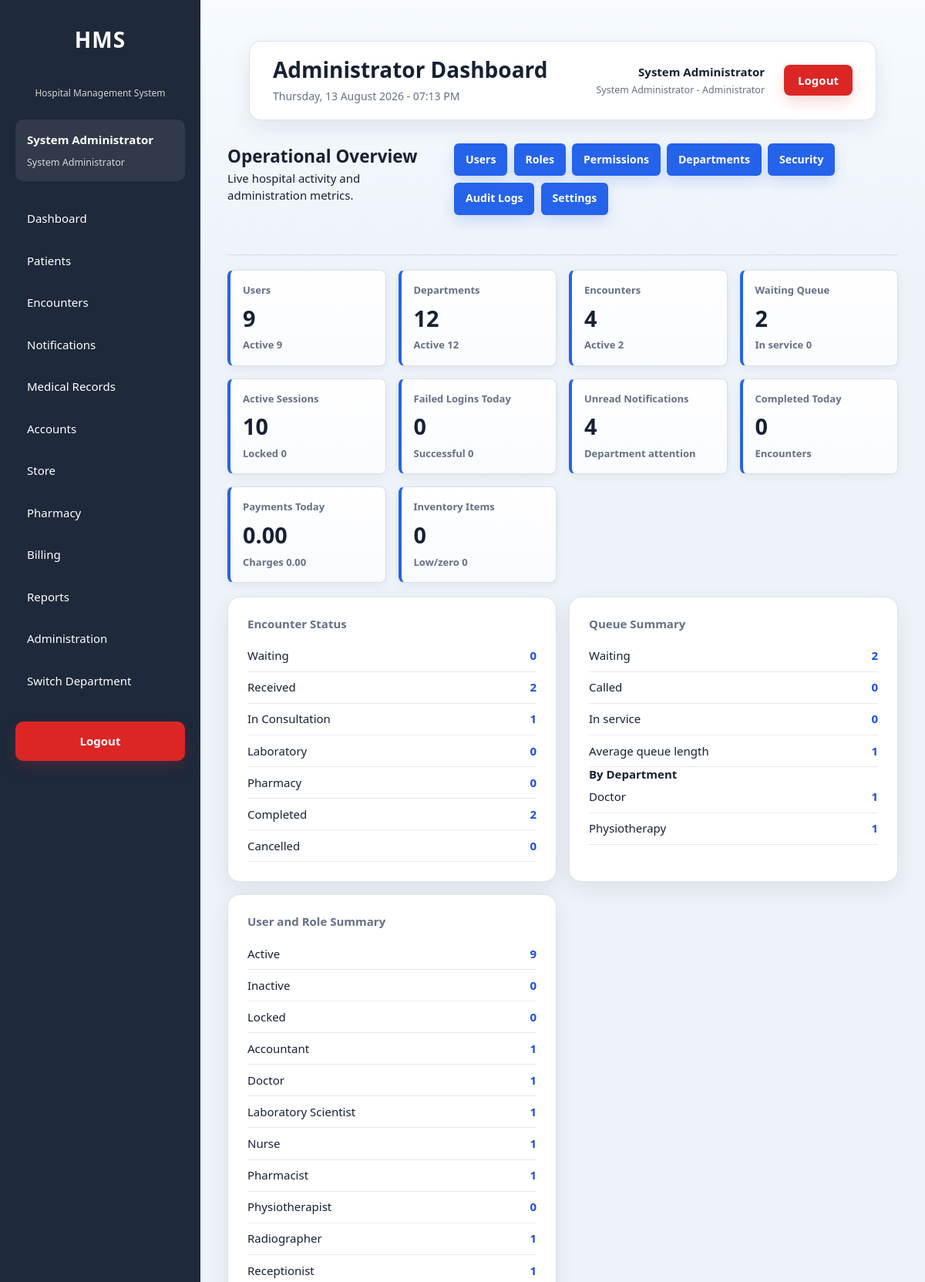
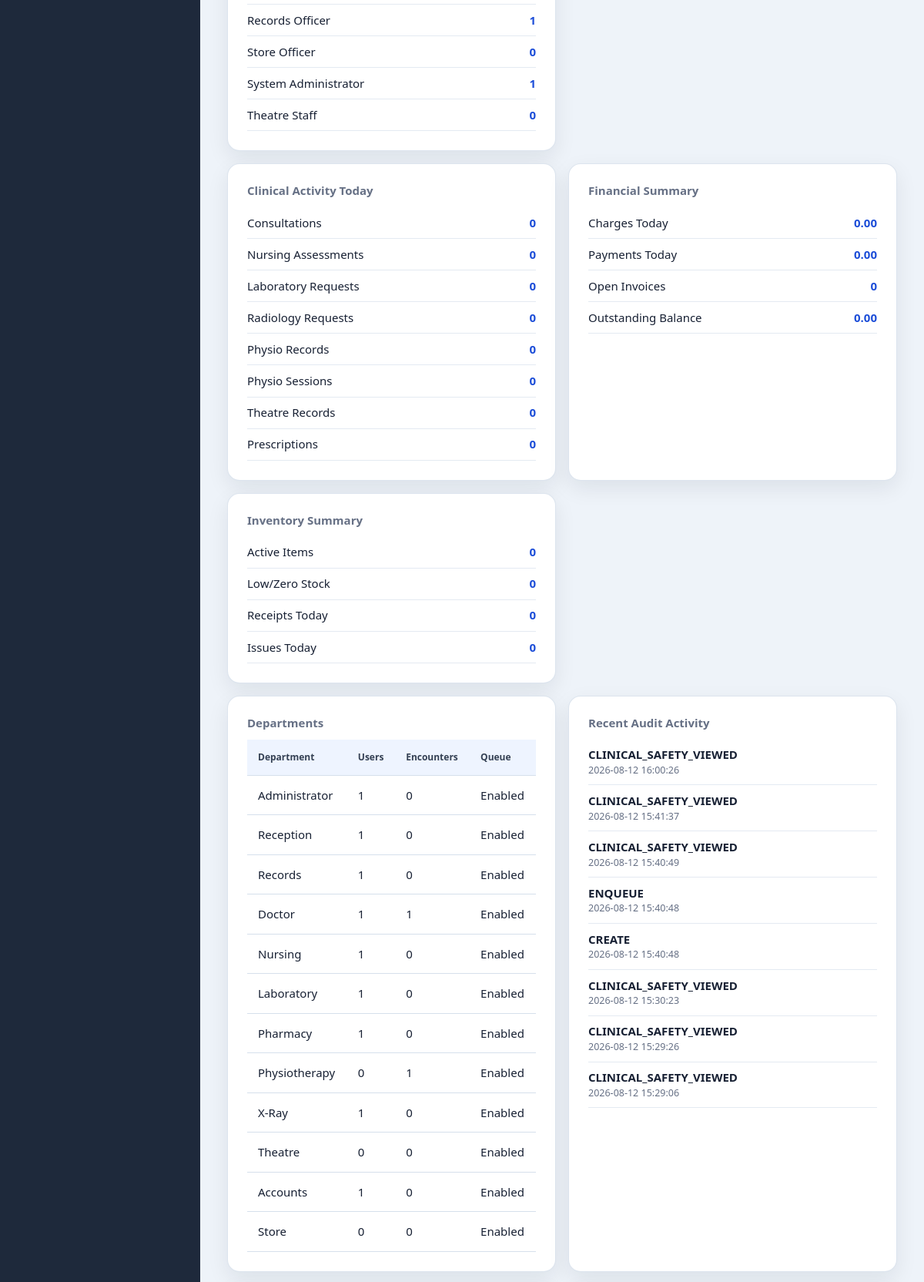
The page /dashboard/admin.php (signed in, upper part) on the database its author committed (2 pictures, top to bottom).
### tables this page shows
CREATE TABLE `departments` (
  `id` int(11) NOT NULL AUTO_INCREMENT,
  `department_name` varchar(100) NOT NULL,
  `department_code` varchar(30) NOT NULL,
  `description` text DEFAULT NULL,
  `location` varchar(150) DEFAULT NULL,
  `contact_extension` varchar(30) DEFAULT NULL,
  `department_type` enum('Clinical','Administrative','Diagnostic','Support') NOT NULL DEFAULT 'Support',
  `queue_enabled` tinyint(1) NOT NULL DEFAULT 1,
  `is_active` tinyint(1) NOT NULL DEFAULT 1,
  `display_order` int(11) NOT NULL DEFAULT 0,
  `created_at` timestamp NOT NULL DEFAULT current_timestamp(),
  `updated_at` timestamp NULL DEFAULT NULL ON UPDATE current_timestamp(),
  PRIMARY KEY (`id`),
  UNIQUE KEY `uq_departments_name` (`department_name`),
  UNIQUE KEY `uq_departments_code` (`department_code`),
  KEY `idx_departments_active` (`is_active`),
  KEY `idx_departments_type` (`department_type`),
  KEY `idx_departments_queue` (`queue_enabled`)
);

CREATE TABLE `audit_logs` (
  `id` int(11) NOT NULL AUTO_INCREMENT,
  `user_id` int(11) DEFAULT NULL,
  `visit_id` int(11) DEFAULT NULL,
  `patient_id` int(11) DEFAULT NULL,
  `module` varchar(100) NOT NULL,
  `action` varchar(100) NOT NULL,
  `description` text DEFAULT NULL,
  `ip_address` varchar(50) DEFAULT NULL,
  `user_agent` varchar(255) DEFAULT NULL,
  `department_id` int(11) DEFAULT NULL,
  `severity` varchar(20) NOT NULL DEFAULT 'INFO',
  `event_type` varchar(100) NOT NULL DEFAULT 'GENERAL',
  `created_at` timestamp NOT NULL DEFAULT current_timestamp(),
  PRIMARY KEY (`id`),
  KEY `idx_audit_user` (`user_id`),
  KEY `idx_audit_visit` (`visit_id`),
  KEY `idx_audit_patient_created` (`patient_id`,`created_at`),
  KEY `idx_audit_module` (`module`),
  KEY `idx_audit_created` (`created_at`),
  KEY `idx_audit_action_created` (`action`,`created_at`),
  KEY `idx_audit_user_created` (`user_id`,`created_at`),
  KEY `idx_audit_ip_created` (`ip_address`,`created_at`),
  KEY `idx_audit_department_created` (`department_id`,`created_at`),
  KEY `idx_audit_module_created` (`module`,`created_at`),
  KEY `idx_audit_event_created` (`event_type`,`created_at`),
  KEY `idx_audit_severity_created` (`severity`,`created_at`),
  KEY `idx_audit_visit_created` (`visit_id`,`created_at`),
  CONSTRAINT `fk_audit_department` FOREIGN KEY (`department_id`) REFERENCES `departments` (`id`) ON DELETE SET NULL ON UPDATE CASCADE,
  CONSTRAINT `fk_audit_patient` FOREIGN KEY (`patient_id`) REFERENCES `patients` (`id`) ON DELETE SET NULL ON UPDATE CASCADE,
  CONSTRAINT `fk_audit_user` FOREIGN KEY (`user_id`) REFERENCES `users` (`id`) ON DELETE SET NULL ON UPDATE CASCADE,
  CONSTRAINT `fk_audit_visit` FOREIGN KEY (`visit_id`) REFERENCES `visits` (`id`) ON DELETE SET NULL ON UPDATE CASCADE
);

### dashboard/admin.php (the view, shortened to what the rows shown need)
<?php
require_once __DIR__ . '/../config/auth.php';
require_once __DIR__ . '/../config/database.php';
require_once __DIR__ . '/../services/DashboardService.php';
$dashboardService = new DashboardService($pdo);
$dashboardService->recordDashboardView((int)($currentUser['id'] ?? 0));
$dashboard = $dashboardService->getAdministratorDashboard();
$data = $dashboard['data'] ?? [];
$users = $data['users'] ?? [];
$departments = $data['departments'] ?? [];
$encounters = $data['encounters'] ?? [];
$queue = $data['queue'] ?? [];
$audit = $data['audit'] ?? [];
require_once __DIR__ . '/../layouts/header.php';
require_once __DIR__ . '/../layouts/sidebar.php';
function dashboardCount(array $values, string $key): int
{
    return (int)($values[$key] ?? 0);
}
?>
<main class="content admin-dashboard">
    <?php require_once __DIR__ . '/../layouts/navbar.php'; ?>
    <section class="dashboard-heading">
        <div>
            <h2>Operational Overview</h2>
        </div>
    </section>
    <section class="dashboard-columns">
        <article class="card">
            <div class="metric-list">
                <?php foreach ([
                    ['Waiting', dashboardCount($encounters, 'waiting')],
                    ['Received', dashboardCount($encounters, 'received')],
                    ['In Consultation', dashboardCount($encounters, 'in_consultation')],
                    ['Laboratory', dashboardCount($encounters, 'laboratory')],
                    ['Pharmacy', dashboardCount($encounters, 'pharmacy')],
                    ['Completed', dashboardCount($encounters, 'completed')],
                    ['Cancelled', dashboardCount($encounters, 'cancelled')]
                ] as $metric): ?>
                    <div><span><?= e($metric[0]) ?></span><strong><?= (int)$metric[1] ?></strong></div>
                <?php endforeach; ?>
            </div>
        </article>
        <article class="card">
            <div class="metric-list">
                <div><span>Waiting</span><strong><?= dashboardCount($queue, 'waiting') ?></strong></div>
            </div>
        </article>
        <article class="card">
            <div class="metric-list">
                <div><span>Active</span><strong><?= dashboardCount($users, 'active') ?></strong></div>
            </div>
        </article>
    </section>
    <section class="dashboard-columns">
        <article class="card">
            <div class="table-wrapper">
                <table>
                    <thead><tr><th>Department</th><th>Users</th><th>Encounters</th><th>Queue</th></tr></thead>
                    <tbody>
                    <?php foreach (($departments['items'] ?? []) as $department): ?>
                        <tr>
                            <td><?= e($department['department_name']) ?></td>
                            <td><?= (int)$department['active_users'] ?></td>
                            <td><?= (int)$department['active_encounters'] ?></td>
                            <td><?= !empty($department['queue_enabled']) ? 'Enabled' : 'Disabled' ?></td>
                        </tr>
                    <?php endforeach; ?>
                    </tbody>
                </table>
            </div>
        </article>
        <article class="card">
            <?php foreach (array_slice($audit['recent'] ?? [], 0, 8) as $event): ?>
                <div class="activity-row"><strong><?= e($event['action'] ?? '') ?></strong><small><?= e($event['created_at'] ?? '') ?></small></div>
            <?php endforeach; ?>
        </article>
    </section>
</main>
<?php require_once __DIR__ . '/../layouts/footer.php'; ?>

### rows shown on the page
departments: department_name "Laboratory", metric "0", active_users "1", active_encounters "0", queue_enabled "Enabled"
departments: department_name "Pharmacy", metric "0", active_users "1", active_encounters "0", queue_enabled "Enabled"
departments: id "2", department_name "Reception", active_users "1", active_encounters "0", queue_enabled "Enabled"
departments: id "9", department_name "X-Ray", active_users "1", active_encounters "0", queue_enabled "Enabled"
departments: department_name "Administrator", active_users "1", active_encounters "0", queue_enabled "Enabled"
departments: department_name "Records", active_users "1", active_encounters "0", queue_enabled "Enabled"
departments: department_name "Doctor", active_users "1", active_encounters "1", queue_enabled "Enabled"
departments: department_name "Nursing", active_users "1", active_encounters "0", queue_enabled "Enabled"
departments: department_name "Physiotherapy", active_users "0", active_encounters "1", queue_enabled "Enabled"
departments: department_name "Theatre", active_users "0", active_encounters "0", queue_enabled "Enabled"
departments: department_name "Accounts", active_users "1", active_encounters "0", queue_enabled "Enabled"
departments: department_name "Store", active_users "0", active_encounters "0", queue_enabled "Enabled"
audit_logs: action "CLINICAL_SAFETY_VIEWED", created_at "2026-08-12 16:00:26"
audit_logs: action "CLINICAL_SAFETY_VIEWED", created_at "2026-08-12 15:41:37"
audit_logs: action "CLINICAL_SAFETY_VIEWED", created_at "2026-08-12 15:40:49"
audit_logs: action "ENQUEUE", created_at "2026-08-12 15:40:48"
audit_logs: action "CREATE", created_at "2026-08-12 15:40:48"
audit_logs: action "CLINICAL_SAFETY_VIEWED", created_at "2026-08-12 15:30:23"
audit_logs: action "CLINICAL_SAFETY_VIEWED", created_at "2026-08-12 15:29:26"
audit_logs: action "CLINICAL_SAFETY_VIEWED", created_at "2026-08-12 15:29:06"

### other values the page prints
$currentUser['first_name'] "System"
$currentUser['last_name'] "Administrator"
$currentUser['role_name'] "System Administrator"
$pageTitle "Administrator Dashboard"
$currentUser['active_department_name'] "Administrator"
$card[0] "Users"
$card[1] "9"
$card[2] "Active 9"
$card[0] "Departments"
$card[1] "12"
$card[2] "Active 12"
$card[0] "Encounters"
$card[1] "4"
$card[2] "Active 2"
$card[0] "Waiting Queue"
